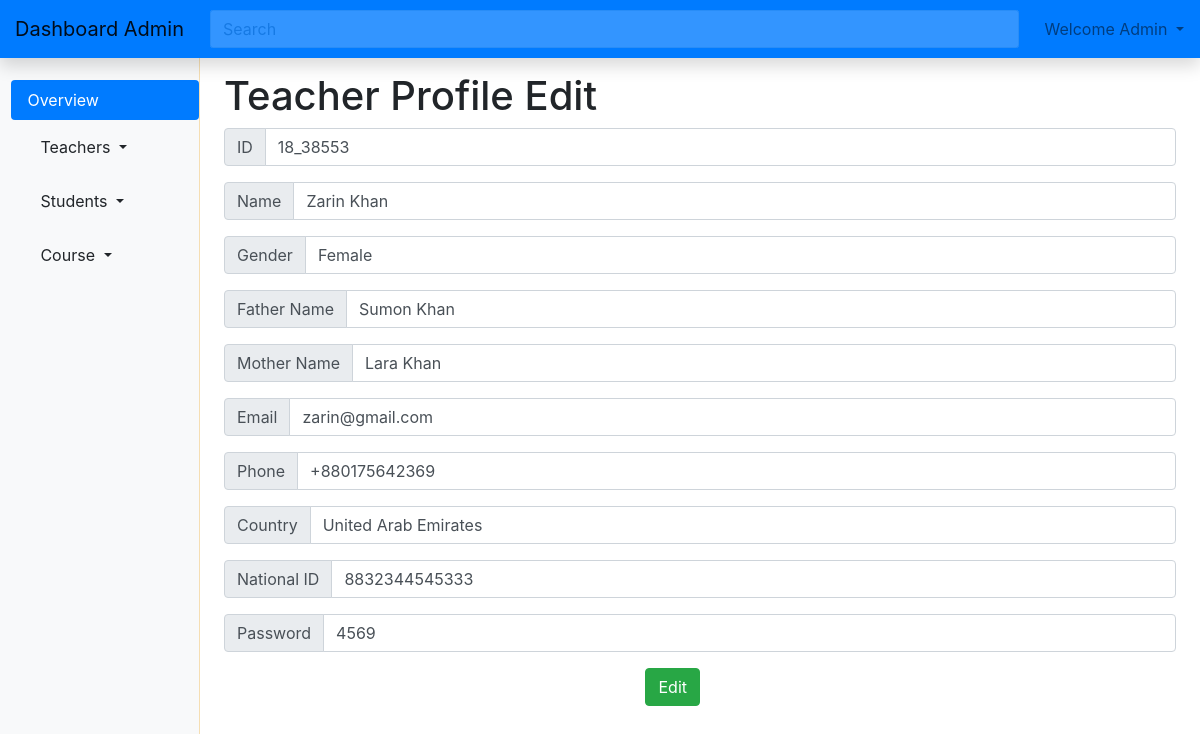
Screenshot of /adminTeacherDetails_edit.php?id=18_38553 (signed in) with the database file from the repository.
### tables this page shows
CREATE TABLE `teacher` (
  `t_id` varchar(150) NOT NULL,
  `Name` varchar(150) NOT NULL,
  `Gender` varchar(150) NOT NULL,
  `Father_Name` varchar(150) NOT NULL,
  `Mother_Name` varchar(150) NOT NULL,
  `email` varchar(150) NOT NULL,
  `phone` varchar(150) NOT NULL,
  `country` varchar(150) NOT NULL,
  `nid` varchar(150) NOT NULL,
  `password` varchar(150) NOT NULL,
  `c_id1` varchar(150) DEFAULT NULL,
  `c_id2` varchar(150) DEFAULT NULL
);

### models/db_connect.php (called while the page is built, shortened)
<?php
	$servername = "localhost";
	$db_username="root";
	$db_password="";
	$db_name="mysystem";
	function getArray($query){
		global $servername, $db_username, $db_password,$db_name;
		$conn = mysqli_connect($servername,$db_username,$db_password,$db_name);
		$result = mysqli_query($conn,$query);
		$data = array();
		while($row = mysqli_fetch_assoc($result)){
			$data[] = $row;
		}
		return $data;
	}
?>

### adminTeacherDetails_edit.php (the view, shortened to what this page needs)
<?php
    require 'adminHeadNav.php';
    $c_id = $_REQUEST["id"];
    $query = "select  t_id,Name, Gender, Father_Name, Mother_Name, email, phone,country,nid,password from teacher where t_id = '$c_id'";
    $myArrr = getArray($query);
    foreach($myArrr as $myArr)
    {
?>
           <main role="main" class="col-md-9 ml-sm-auto col-lg-10 px-4">
            <h1>Teacher Profile Edit</h1>
        <form action="" method="POST">
            <div class="input-group mb-3">
            <div class="input-group-prepend">
                <span class="input-group-text" id="basic-addon1">ID</span>
            </div>
            <input type="text" name="id" class="form-control"  value="<?php echo $myArr["t_id"];?>"  aria-label="Username" aria-describedby="basic-addon1">
            </div>
            <div class="input-group mb-3">
            <div class="input-group-prepend">
                <span class="input-group-text" id="basic-addon1">Name</span>
            </div>
            <input type="text" name="name" class="form-control" value="<?php echo $myArr["Name"];?>"  aria-label="Username" aria-describedby="basic-addon1">
            </div>
            <div class="input-group mb-3">
            <div class="input-group-prepend">
                <span class="input-group-text" id="basic-addon1">Gender</span>
            </div>
            <input type="text" name="gender" class="form-control" value="<?php echo $myArr["Gender"];?>"  aria-label="Username" aria-describedby="basic-addon1">
            </div>
            <div class="input-group mb-3">
            <div class="input-group-prepend">
                <span class="input-group-text" id="basic-addon1">Father Name</span>
            </div>
            <input type="text" name="fname" class="form-control" value="<?php echo $myArr["Father_Name"];?>"  aria-label="Username" aria-describedby="basic-addon1">
            </div>
            <div class="input-group mb-3">
            <div class="input-group-prepend">
                <span class="input-group-text" id="basic-addon1">Mother Name</span>
            </div>
            <input type="text" name="mname" class="form-control" value="<?php echo $myArr["Mother_Name"];?>"  aria-label="Username" aria-describedby="basic-addon1">
            </div>
            <div class="input-group mb-3">
            <div class="input-group-prepend">
                <span class="input-group-text" id="basic-addon1">Email</span>
            </div>
            <input type="text" name="email" class="form-control" value="<?php echo $myArr["email"];?>"  aria-label="Username" aria-describedby="basic-addon1">
            </div>
            <div class="input-group mb-3">
            <div class="input-group-prepend">
                <span class="input-group-text" id="basic-addon1">Phone</span>
            </div>
            <input type="text" name="phn" class="form-control" value="<?php echo $myArr["phone"];?>"  aria-label="Username" aria-describedby="basic-addon1">
            </div>
            <div class="input-group mb-3">
            <div class="input-group-prepend">
                <span class="input-group-text" id="basic-addon1">Country</span>
            </div>
            <input type="text" name="country" class="form-control" value="<?php echo $myArr["country"];?>"  aria-label="Username" aria-describedby="basic-addon1">
            </div>
            <div class="input-group mb-3">
            <div class="input-group-prepend">
                <span class="input-group-text" id="basic-addon1">National ID</span>
            </div>
            <input type="text" name="nid" class="form-control" value="<?php echo $myArr["nid"];?>"  aria-label="Username" aria-describedby="basic-addon1">
            </div>
            <div class="input-group mb-3">
            <div class="input-group-prepend">
                <span class="input-group-text" id="basic-addon1">Password</span>
            </div>
            <input type="text" name="pass" class="form-control"  value="<?php echo $myArr["password"];?>"  aria-label="Username" aria-describedby="basic-addon1">
            </div>
    <?php }?>
            <button type="submit" name="edit_teacher" class="btn btn-success" style="float: right; margin-right:50%">Edit</button>
        </form>
          </main>
<?php
    require 'adminfooter.php';
?>

### CSS/Dashdemo.css (style rules this page uses)
main { padding-top: 4.5em; }

### rows the page displays
teacher: id "18_38553", name "Zarin Khan", gender "Female", fname "Sumon Khan", mname "Lara Khan", email "zarin@gmail.com", phn "+880175642369", country "United Arab Emirates", nid "8832344545333", pass "4569"
